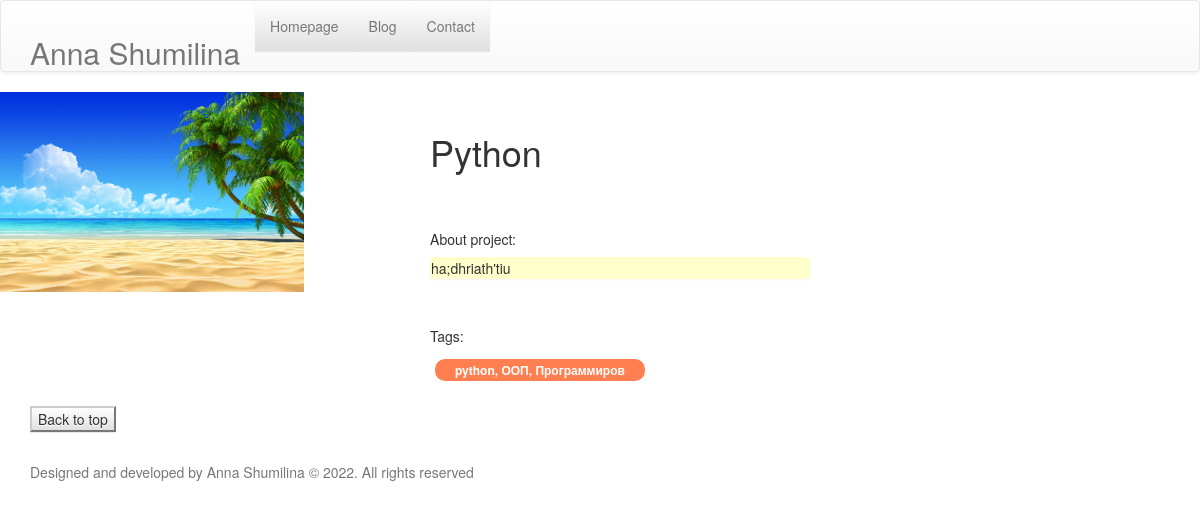
/1/, run on the app's committed database.
### preview/models.py (models this page shows)
class Project(models.Model):
    title = models.CharField(max_length=30)
    description = models.TextField()
    tags = models.CharField(max_length=25)
    image = models.FileField(upload_to='img/')
    class Meta:
        verbose_name = "Project"
        verbose_name_plural = "Projects"
        ordering = ("title",)

### preview/views.py (the view)
# urls.py: path('<int:pk>/', views.project_detail, name='project_detail')
def project_detail(request, pk):
    post = Project.objects.get(pk=pk)
    context = {'post': post}
    return render(request, "project_detail.html", context)

### preview/templates/project_detail.html
{% extends "base.html" %}
{% load static %}
{% block page_content %}
<div class="row">
    <div class="col-md-4">
      <img src="{% static post.image %}" alt="" width="80%" height="200" role="img">
    </div>
    <div class="col-md-4 border" style="border: #1b1b1b; margin: 20px">
        <h1>{{ post.title }}</h1>
        <br><br>
        <h5>About project:</h5>
        <p class="panel" style="background-color: #ffffcc">{{ post.description }}</p>
        <br>
        <h5>Tags:</h5>
        <p class="badge" style="background-color: coral; margin: 5px;
            padding-inline: 20px; padding-top: 5px; padding-bottom: 5px">
            {{ post.tags }}
        </p>
    </div>
</div>
{% endblock %}

### data on the page
Project: image (picture), title "Python", description "ha;dhriath'tiu", tags "python, ООП, Программиров"
